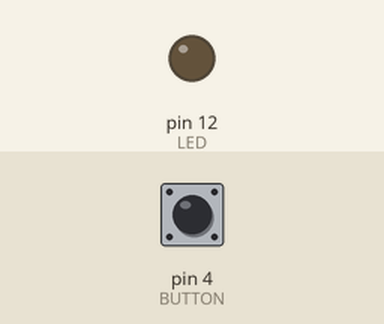
This sketch was run on a simulated Arduino Uno, built with avr-gcc and run on an emulated ATmega328P. Shown: output pins drawn as LEDs (lit = HIGH). Dashed ring = blinking. The inputs (shaded band) are chosen by the test bench; at power-on: pin 4 (BUTTON) LOW. What the sketch prints to the serial monitor is not drawn.

Above: at 1.2 s.
1.3 s: pin 4 (BUTTON) pulled HIGH for 0.15 s
At 1.38 s:
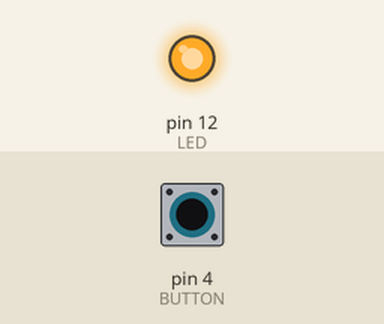
2.9 s: pin 4 (BUTTON) pulled HIGH for 1 s
At 4.9 s:
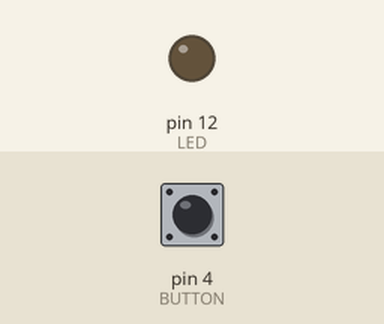
5.4 s: pin 4 (BUTTON) pulsed HIGH 2 times (0.12 s each, 0.3 s apart)
At 5.47 s:
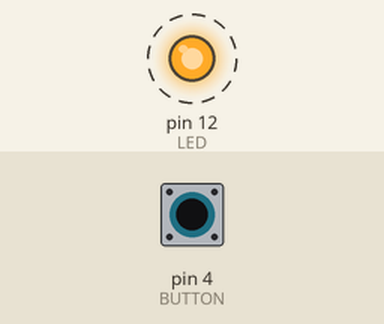
7.5 s: pin 4 (BUTTON) driven HIGH
At 8.7 s:
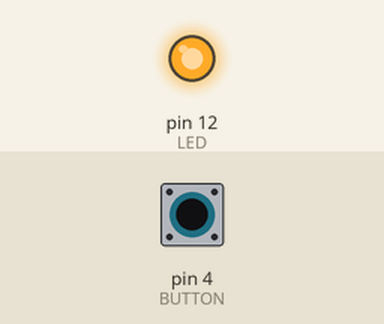
9.0 s: pin 4 (BUTTON) driven LOW
At 9.8 s:
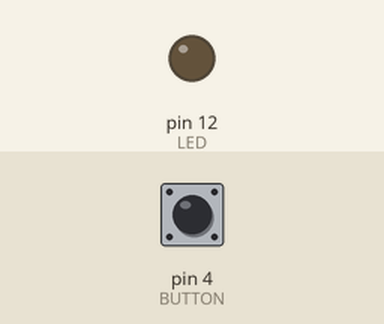
Timing chart, 0 to 11.5 s (numbered marks = the images above; inputs shaded):
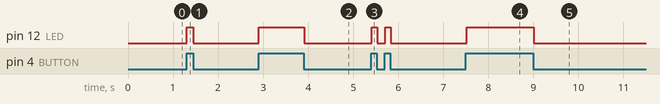

Measured:
- after the input at 1.3 s, pin 12 (LED): LOW → HIGH at once, → LOW 0.15 s later
- after the input at 2.9 s, pin 12 (LED): LOW → HIGH at once, → LOW 1.0 s later
- after the input at 5.4 s, pin 12 (LED): alternates HIGH for 0.13 s and LOW for 0.17 s, 4 changes in all, then stays LOW, starting at once
- after the input at 7.5 s, pin 12 (LED): LOW → HIGH at once
- after the input at 9.0 s, pin 12 (LED): HIGH → LOW at once

The sketch:

test_02.ino
```cpp
int LED=12;
int BUTTON=4;
void setup()
{
  Serial.begin(9600);
  pinMode(LED,OUTPUT);
  pinMode(BUTTON,INPUT);
}

void loop()
{

  if(digitalRead(BUTTON)==HIGH)
  {
    digitalWrite(LED,HIGH);
    Serial.write(1);
    Serial.flush();
    delay(20);
  }
  else
  {
      digitalWrite(LED,LOW);
      Serial.write(0);
      Serial.flush();
      delay(20);
  }
}
```
